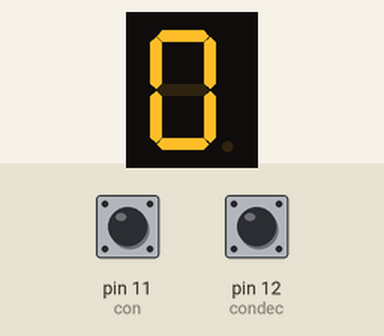
The sketch below on a simulated Arduino Uno, built with avr-gcc and run on an emulated ATmega328P. Parts: 1-digit seven-segment display. Wiring (inferred from the names in the program): 1-digit 7-segment display, segments lit when HIGH: segments pin 2, pin 3, pin 4, pin 5, pin 6, pin 7, pin 8. The test bench sets the inputs (shaded band); at power-on: pin 11 (con) HIGH, pin 12 (condec) HIGH. The segment pins are drawn as the display they are named for.

Above: at 1.2 s.
1.3 s: pin 11 (con) pulled LOW for 3.2 s
At 5.8 s:
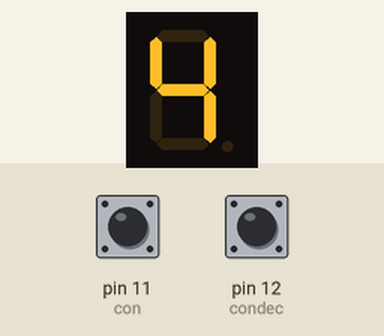
6.0 s: pin 11 (con) pulled LOW for 0.15 s
At 8.3 s:
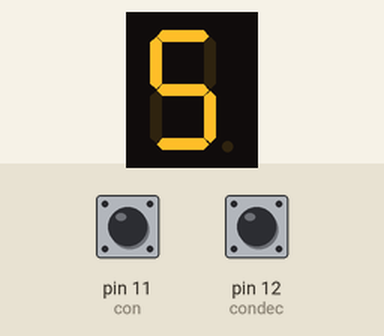
Timing chart, 0 to 9.8 s (numbered marks = the images above; inputs shaded):
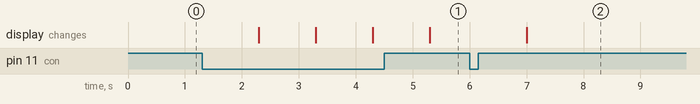

Measured:
- after the input at 1.3 s, the display: first changes after 1.0 s (image 1 shows a later state)
- after the input at 6.0 s, the display: changes after 1.0 s (image 2)

The sketch:

tema3-9.ino
```cpp
const int a = 2;
const int b = 3;
const int c = 4;
const int d = 5;
const int e = 6;
const int f = 7;
const int g = 8;
const int con = 11;
const int condec = 12;
int cuenta = 0;

void numero(int i) {
switch(i) {
  case 0:
    digitalWrite(a, HIGH);                // encendido número 0
    digitalWrite(b, HIGH);
    digitalWrite(c, HIGH);
    digitalWrite(d, HIGH);
    digitalWrite(e, HIGH);
    digitalWrite(f, HIGH);
    digitalWrite(g, LOW);
    break;
   case 1:
    digitalWrite(a, LOW);                 // encendido número 1
    digitalWrite(b, HIGH);
    digitalWrite(c, HIGH);
    digitalWrite(d, LOW);
    digitalWrite(e, LOW);
    digitalWrite(f, LOW);
    digitalWrite(g, LOW);
    break;
   case 2:
    digitalWrite(a, HIGH);                // encendido número 2
    digitalWrite(b, HIGH);
    digitalWrite(c, LOW);
    digitalWrite(d, HIGH);
    digitalWrite(e, HIGH);
    digitalWrite(f, LOW);
    digitalWrite(g, HIGH);
    break;
   case 3:
    digitalWrite(a, HIGH);                // encendido número 3
    digitalWrite(b, HIGH);
    digitalWrite(c, HIGH);
    digitalWrite(d, HIGH);
    digitalWrite(e, LOW);
    digitalWrite(f, LOW);
    digitalWrite(g, HIGH);
    break;
   case 4:
    digitalWrite(a, LOW);                // encendido número 4
    digitalWrite(b, HIGH);
    digitalWrite(c, HIGH);
    digitalWrite(d, LOW);
    digitalWrite(e, LOW);
    digitalWrite(f, HIGH);
    digitalWrite(g, HIGH);
    break;
   case 5:
    digitalWrite(a, HIGH);                // encendido número 5
    digitalWrite(b, LOW);
    digitalWrite(c, HIGH);
    digitalWrite(d, HIGH);
    digitalWrite(e, LOW);
    digitalWrite(f, HIGH);
    digitalWrite(g, HIGH);
    break;
   case 6:
    digitalWrite(a, HIGH);                // encendido número 6
    digitalWrite(b, LOW);
    digitalWrite(c, HIGH);
    digitalWrite(d, HIGH);
    digitalWrite(e, HIGH);
    digitalWrite(f, HIGH);
    digitalWrite(g, HIGH);
    break;
   case 7:
    digitalWrite(a, HIGH);                // encendido número 7
    digitalWrite(b, HIGH);
    digitalWrite(c, HIGH);
    digitalWrite(d, LOW);
    digitalWrite(e, LOW);
    digitalWrite(f, LOW);
    digitalWrite(g, LOW);
    break;
   case 8:
    digitalWrite(a, HIGH);                // encendido número 8
    digitalWrite(b, HIGH);
    digitalWrite(c, HIGH);
    digitalWrite(d, HIGH);
    digitalWrite(e, HIGH);
    digitalWrite(f, HIGH);
    digitalWrite(g, HIGH);
    break;
   case 9:
    digitalWrite(a, HIGH);                // encendido número 9
    digitalWrite(b, HIGH);
    digitalWrite(c, HIGH);
    digitalWrite(d, HIGH);
    digitalWrite(e, LOW);
    digitalWrite(f, HIGH);
    digitalWrite(g, HIGH);
    break;
}
}


void setup() {
  // put your setup code here, to run once:
pinMode(a, OUTPUT);
pinMode(b, OUTPUT);
pinMode(c, OUTPUT);
pinMode(d, OUTPUT);
pinMode(e, OUTPUT);
pinMode(f, OUTPUT);
pinMode(g, OUTPUT);
pinMode(con, INPUT_PULLUP);
pinMode(condec, INPUT_PULLUP);
}

void loop() {
  // put your main code here, to run repeatedly:
  numero(cuenta);
  if (digitalRead(con) == LOW) {
    cuenta++; //aumentamos 1 cuando el pulsador esta en low
      delay(1000);
  }
    if (digitalRead(condec) == LOW) {
    cuenta--; //restamos 1 cuando el segundo pulsador esta en low
      delay(1000);
  }
  if(cuenta > 9) { // si sumamos cuando hay 9, pasa a 0
    cuenta = 0;
}
  if(cuenta < 0) { // si restamos cuando hay un 0, pasará a 9
    cuenta = 9;
}
}
```
